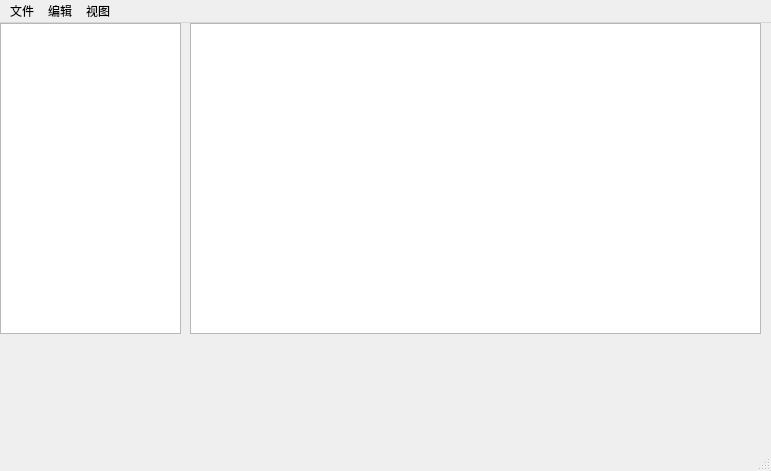
<?xml version="1.0" encoding="UTF-8"?>
<ui version="4.0">
 <class>MainWindow</class>
 <widget class="QMainWindow" name="MainWindow">
  <property name="geometry">
   <rect>
    <x>0</x>
    <y>0</y>
    <width>771</width>
    <height>471</height>
   </rect>
  </property>
  <property name="windowTitle">
   <string>MainWindow</string>
  </property>
  <widget class="QWidget" name="centralwidget">
   <widget class="QTextEdit" name="textEdit">
    <property name="geometry">
     <rect>
      <x>190</x>
      <y>0</y>
      <width>571</width>
      <height>311</height>
     </rect>
    </property>
   </widget>
   <widget class="QListWidget" name="listWidget_1">
    <property name="geometry">
     <rect>
      <x>0</x>
      <y>0</y>
      <width>181</width>
      <height>311</height>
     </rect>
    </property>
   </widget>
  </widget>
  <widget class="QStatusBar" name="statusbar"/>
  <widget class="QMenuBar" name="menuBar">
   <property name="geometry">
    <rect>
     <x>0</x>
     <y>0</y>
     <width>771</width>
     <height>17</height>
    </rect>
   </property>
   <widget class="QMenu" name="menu">
    <property name="title">
     <string>文件</string>
    </property>
    <addaction name="newtxt"/>
    <addaction name="open"/>
    <addaction name="save"/>
    <addaction name="saveas"/>
    <addaction name="exit"/>
   </widget>
   <widget class="QMenu" name="menu_2">
    <property name="title">
     <string>编辑</string>
    </property>
    <addaction name="cut"/>
    <addaction name="copy"/>
    <addaction name="paste"/>
    <addaction name="laststep"/>
   </widget>
   <widget class="QMenu" name="menu_3">
    <property name="title">
     <string>视图</string>
    </property>
    <addaction name="tool"/>
    <addaction name="status"/>
    <addaction name="content"/>
   </widget>
   <addaction name="menu"/>
   <addaction name="menu_2"/>
   <addaction name="menu_3"/>
  </widget>
  <action name="open">
   <property name="text">
    <string>打开</string>
   </property>
   <property name="shortcut">
    <string>Ctrl+O</string>
   </property>
   <property name="menuRole">
    <enum>QAction::MenuRole::NoRole</enum>
   </property>
  </action>
  <action name="save">
   <property name="text">
    <string>保存</string>
   </property>
   <property name="shortcut">
    <string>Ctrl+S</string>
   </property>
   <property name="menuRole">
    <enum>QAction::MenuRole::NoRole</enum>
   </property>
  </action>
  <action name="saveas">
   <property name="text">
    <string>另存为</string>
   </property>
   <property name="shortcut">
    <string>Ctrl+Shift+S</string>
   </property>
   <property name="menuRole">
    <enum>QAction::MenuRole::NoRole</enum>
   </property>
  </action>
  <action name="newtxt">
   <property name="text">
    <string>新建</string>
   </property>
   <property name="shortcut">
    <string>Ctrl+N</string>
   </property>
   <property name="menuRole">
    <enum>QAction::MenuRole::NoRole</enum>
   </property>
  </action>
  <action name="exit">
   <property name="text">
    <string>关闭</string>
   </property>
   <property name="shortcut">
    <string>Ctrl+W</string>
   </property>
   <property name="menuRole">
    <enum>QAction::MenuRole::NoRole</enum>
   </property>
  </action>
  <action name="copy">
   <property name="text">
    <string>复制</string>
   </property>
   <property name="shortcut">
    <string>Ctrl+C</string>
   </property>
   <property name="menuRole">
    <enum>QAction::MenuRole::NoRole</enum>
   </property>
  </action>
  <action name="paste">
   <property name="text">
    <string>粘贴</string>
   </property>
   <property name="shortcut">
    <string>Ctrl+V</string>
   </property>
   <property name="menuRole">
    <enum>QAction::MenuRole::NoRole</enum>
   </property>
  </action>
  <action name="laststep">
   <property name="text">
    <string>上一步</string>
   </property>
   <property name="shortcut">
    <string>Ctrl+Z</string>
   </property>
   <property name="menuRole">
    <enum>QAction::MenuRole::NoRole</enum>
   </property>
  </action>
  <action name="cut">
   <property name="text">
    <string>剪切</string>
   </property>
   <property name="shortcut">
    <string>Ctrl+X</string>
   </property>
   <property name="menuRole">
    <enum>QAction::MenuRole::NoRole</enum>
   </property>
  </action>
  <action name="tool">
   <property name="text">
    <string>工具栏</string>
   </property>
   <property name="menuRole">
    <enum>QAction::MenuRole::NoRole</enum>
   </property>
  </action>
  <action name="status">
   <property name="text">
    <string>状态栏</string>
   </property>
   <property name="menuRole">
    <enum>QAction::MenuRole::NoRole</enum>
   </property>
  </action>
  <action name="content">
   <property name="text">
    <string>目录</string>
   </property>
   <property name="menuRole">
    <enum>QAction::MenuRole::NoRole</enum>
   </property>
  </action>
 </widget>
 <resources/>
 <connections/>
</ui>
